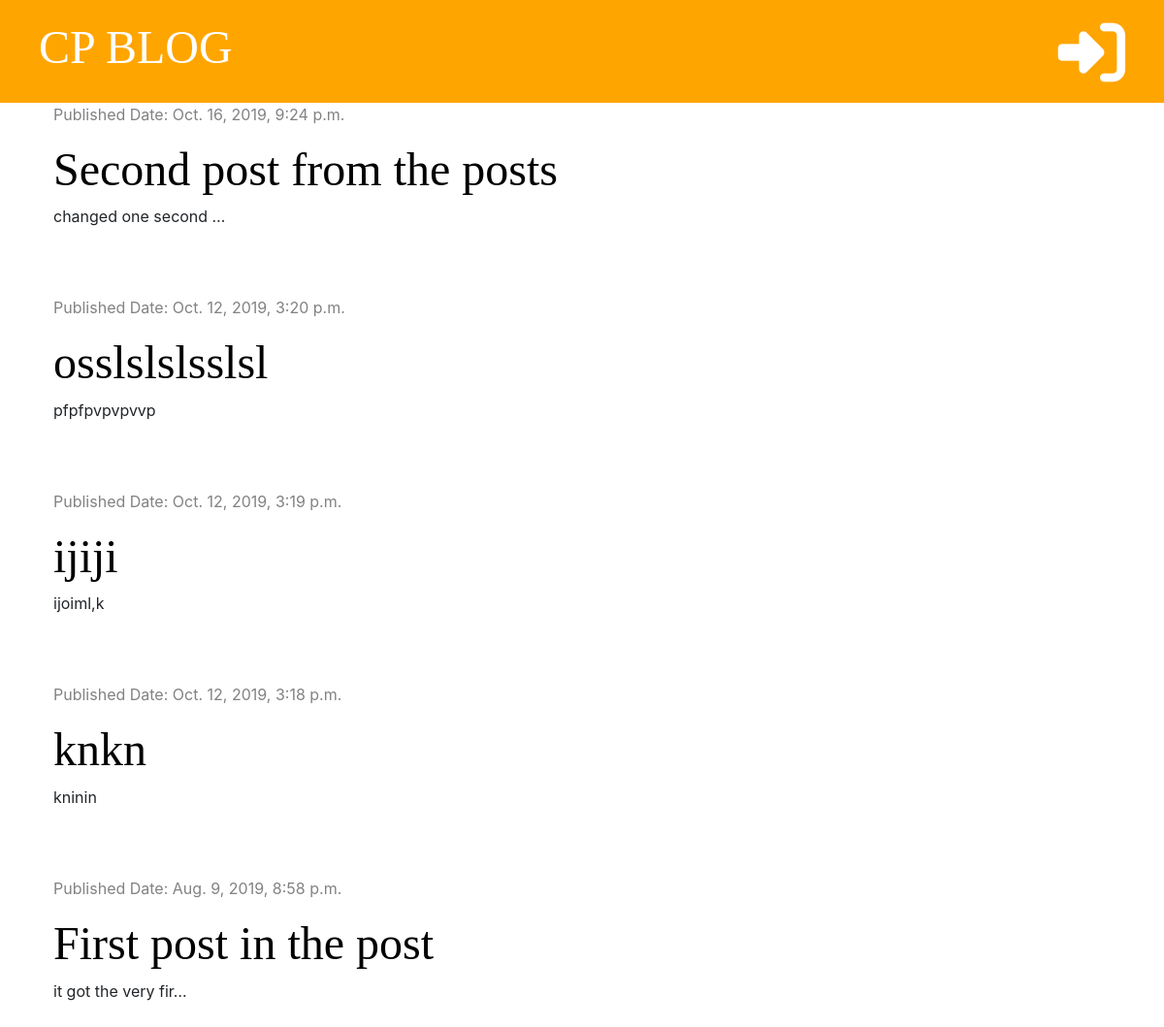
/, run on an earlier commit of the app's database.
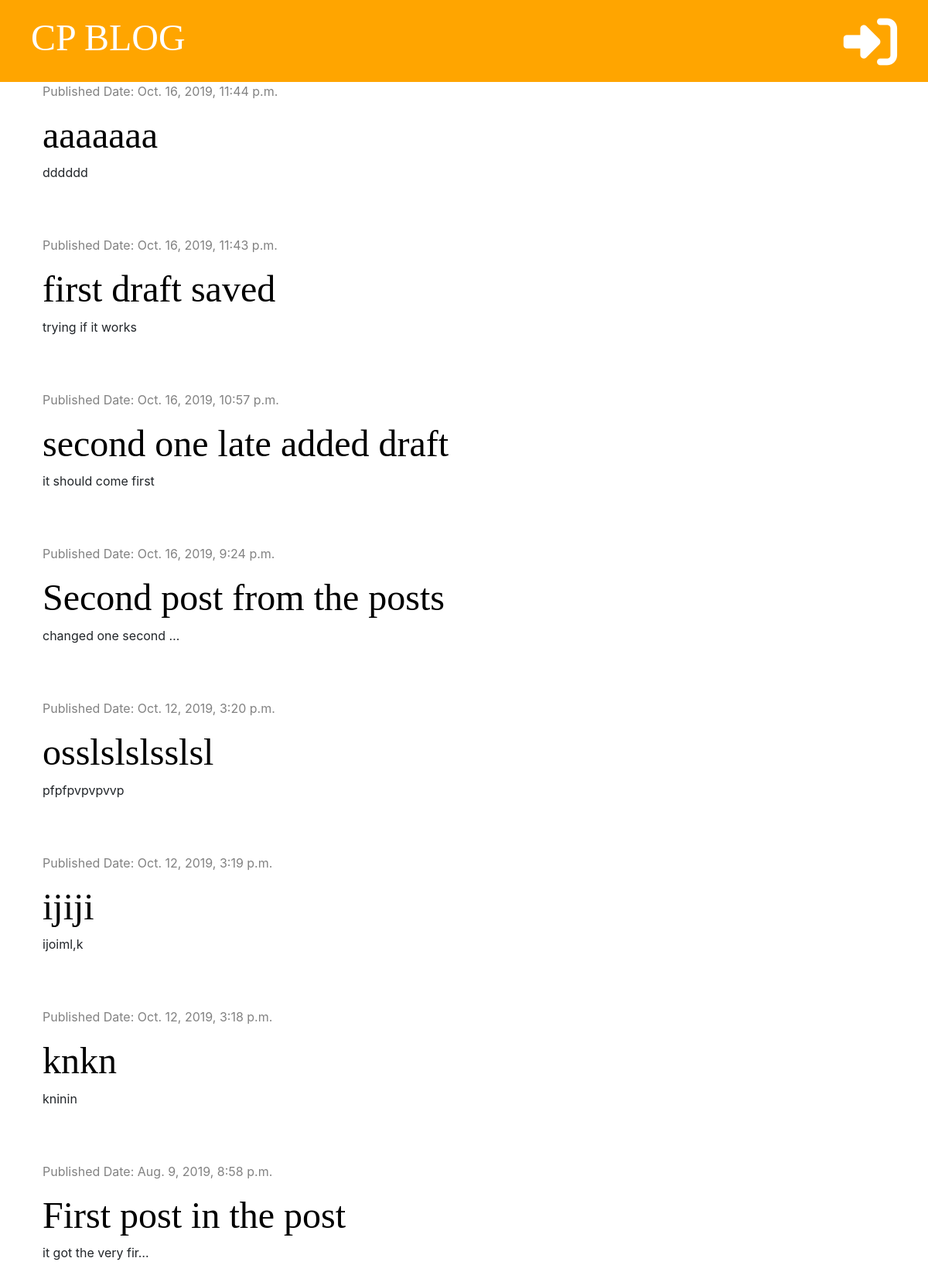
And on a later commit of the database.
### blog/models.py (models this page shows, shortened)
class Post(models.Model):
    author = models.ForeignKey('auth.User', on_delete=models.CASCADE)
    title = models.CharField(max_length=200)
    text = models.TextField()
    created_date = models.DateTimeField(default=timezone.now)
    published_date = models.DateTimeField(blank=True, null=True)

### blog/views.py (the view)
# urls.py: path('', views.post_list, name='post_list'),
def post_list(request, ):
    posts = Post.objects.filter(published_date__lte=timezone.now()).order_by('-published_date')
    stuff_for_frontend = {'posts': posts}
    return render(request, 'blog/post_list.html', stuff_for_frontend)

### blog/templates/blog/post_list.html (shortened to what this page needs)
{% extends 'blog/base.html' %}
{% block content %}
            {% for post in posts %}
                <div class="post">
                    <div class="date">
                        <p>Published Date: {{ post.published_date }}</p>
                    </div>
                    <h1><a href="{% url 'post_detail' pk=post.pk %}">{{ post.title }}</a></h1>
                    <p>{{ post.text|truncatechars:20|linebreaksbr }}</p>
                </div>
            {% endfor %}
{% endblock %}

### blog/templates/blog/base.html (shortened to what this page needs)
<!DOCTYPE html>
<html>
<head>
    <link rel="stylesheet" href="https://stackpath.bootstrapcdn.com/bootstrap/4.3.1/css/bootstrap.min.css">
    {% load static %}
    <link rel="stylesheet" type="text/css" href="{% static 'blog/blog.css' %}">
</head>
<body>
<div class="page-header">
    {% if user.is_authenticated %}
        <a href="{% url 'post_draft_list' %}" class="top-menu"><i class="fab fa-firstdraft fa-2x"></i></a>
        <a href="{% url 'new_post' %}" class="top-menu"><i class="fas fa-plug fa-2x" style="color: white;"></i></a>
        <p class="top-menu">Hello, {{user.username}} <small> (<a href="{% url 'logout' %}">Logout</a>)</small> </p>
    {% else %}
        <a href="{% url 'login' %}" class="top-menu"><i class="fas fa-sign-in-alt fa-2x" style="color: white;"></i></a>
    {% endif %}
    <h1><a href="{% url 'post_list' %}">CP BLOG</a></h1>
</div>
<div class="content container">
    <div class="row">
        <div class="col-md-8">
           {% block content %}
           {% endblock %}
        </div>
    </div>
</div>
</body>
</html>

### blog/static/blog/blog.css (style rules this page uses)
.page-header { background-color: orange; margin-top: 0px; padding: 20px 20px 20px 40px; }
.page-header h1, .page-header h1 a { color: #ffffff; font-size: 36pt; text-decoration: none; }
h1, h2, h3, h4 { font-family: 'Tangerine', 'Inconsolata', 'Droid Sans', serif; font-size: 48px; }
.content { margin-left: 40px; }
.date { color: #828282; }
.post { margin-bottom: 70px; }
.post h1 a { color: black; }
.top-menu { color: #ffffff; float: right; font-size: 26pt; margin-right: 20px; }

What changed in the data, as far as the page shows it:
added Post: published_date "Oct. 16, 2019, 11:44 p.m.", title "aaaaaaa", text "dddddd"
added Post: published_date "Oct. 16, 2019, 11:43 p.m.", title "first draft saved", text "trying if it works"
added Post: published_date "Oct. 16, 2019, 10:57 p.m.", title "second one late added draft", text "it should come first"
